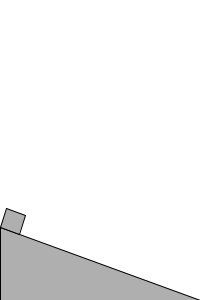
Frame 1 (no input)
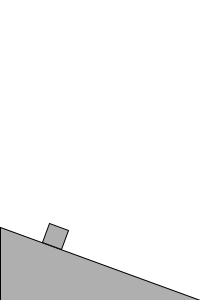
Frame 60 (the mouse pressed at the canvas centre just before this capture)
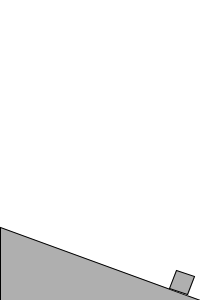
Frame 120 (the mouse held since frame 60 and released just before this capture)

The Processing sketch that drew these frames (run headless with seeded random() and noise(); from frame 60 on, the mouse is pressed at the canvas centre):

// Processing sketch: e14
// ── e14.pde
float G = 0.1;
float MU = 0.1;

Slope slope;
Box box;

void setup() {
  size(200,300);
  slope = new Slope(radians(20));
  box = new Box(0,height-slope.getHeight(),slope.angle);
}

void draw() {
  background(255);
  
  box.update();
  
  slope.display();
  box.display();
}

class Slope {
  
  // Slope falling down to the right of the screen
  
  float angle;
  
  Slope(float angle_) {
    angle = angle_;
  }
  
  void display() {
    stroke(0);
    fill(175);
    float h = getHeight();
    triangle(0,height-h,width,height,0,height);
  }
  
  float getHeight() {
    return width * tan(angle);
  }
}

class Box {
  
  PVector location; // location of bottom-left corner
  PVector velocity;
  float angle;
  
  Box(float x, float y, float angle_) {
    location = new PVector(x,y);
    velocity = new PVector(0,0);
    angle = angle_;
  }
  
  void display() {
    pushMatrix();
    translate(location.x,location.y);
    rotate(angle);
    rect(0,-20,20,20);
    popMatrix();
  }
  
  void update() {
    // calculate acceleration (assuming mass = 1)
    PVector acceleration = new PVector(0,0);
    acceleration.add(_gravityForceX());
    acceleration.add(_frictionForce());
    
    // trickle-down into location
    velocity.add(acceleration);
    location.add(velocity);
  }
  
  PVector _gravityForceX() {
    PVector g = PVector.fromAngle(slope.angle);
    g.mult(G*sin(slope.angle));
    return g;
  }
  
  PVector _frictionForce() {
    PVector f = PVector.fromAngle(slope.angle+PI);
    f.mult(MU*G*cos(slope.angle));
    f.limit(_gravityForceX().mag()); // friction cannot be stronger than gravity (oherwise we move upwards!)
    return f;
  }
}
